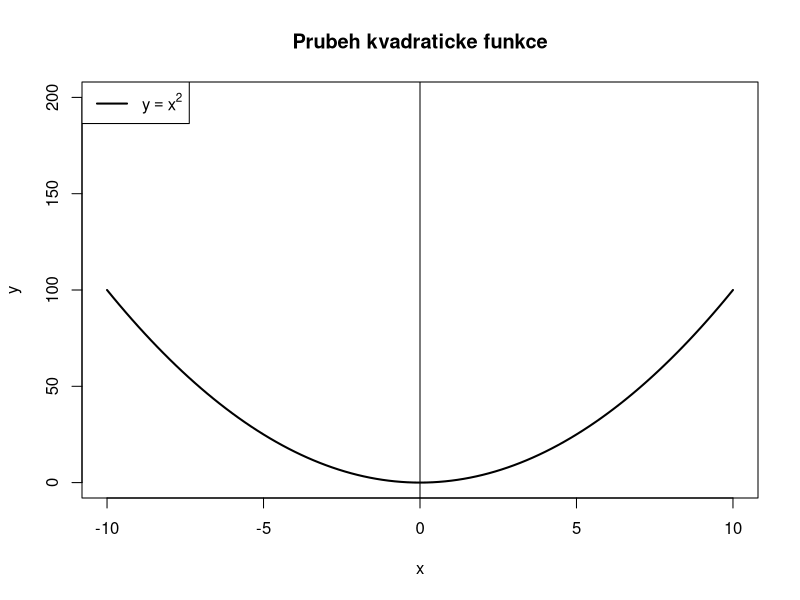
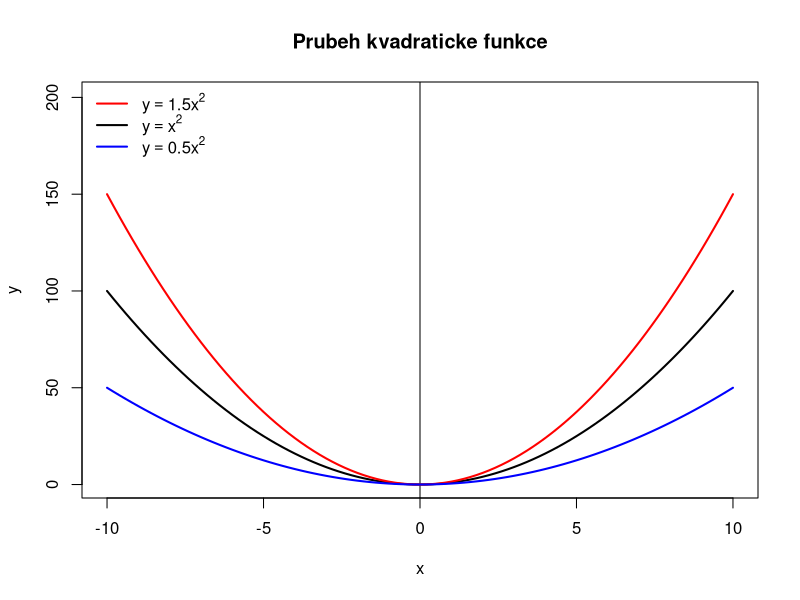
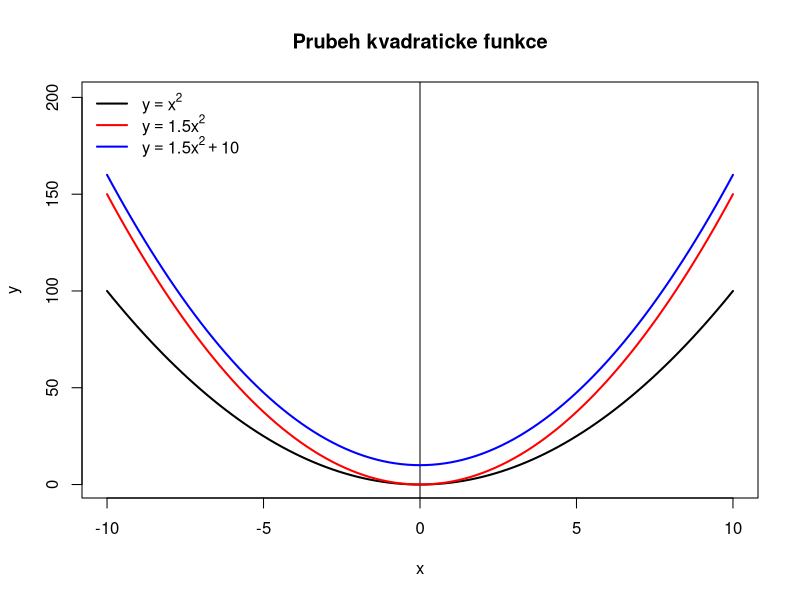
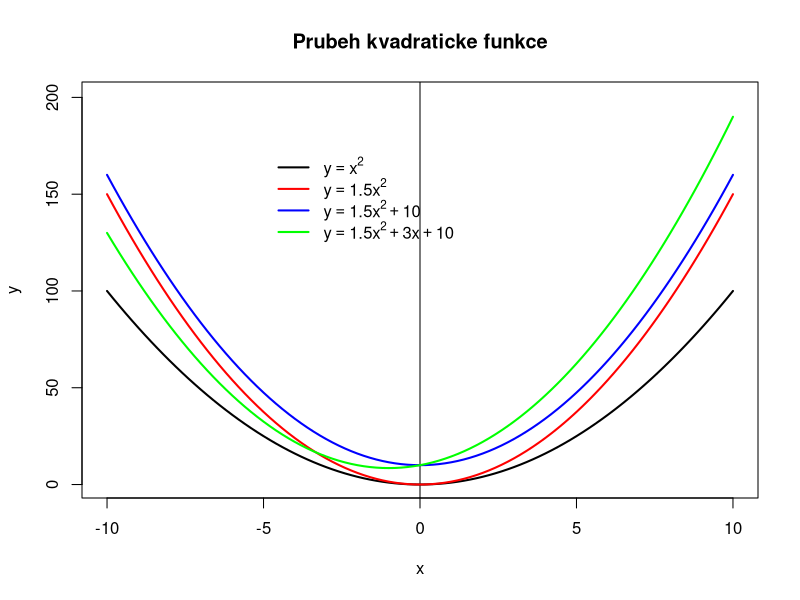
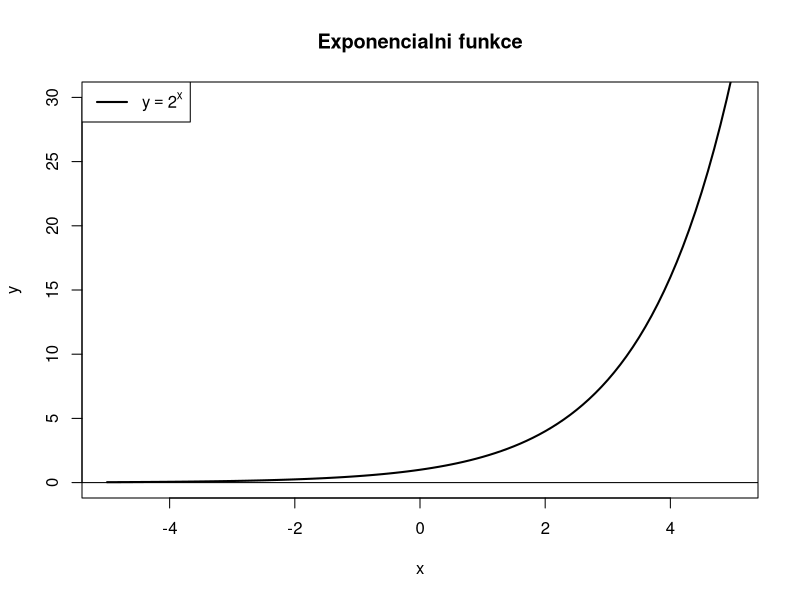
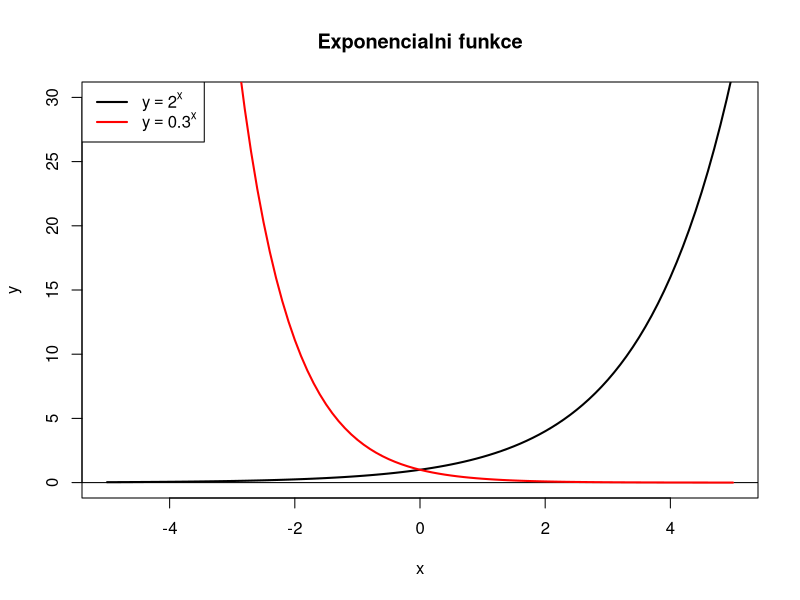
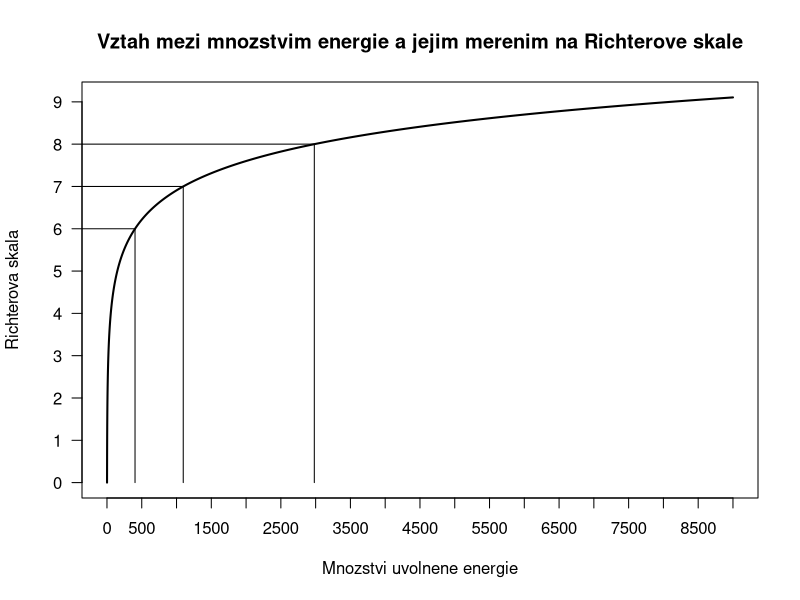
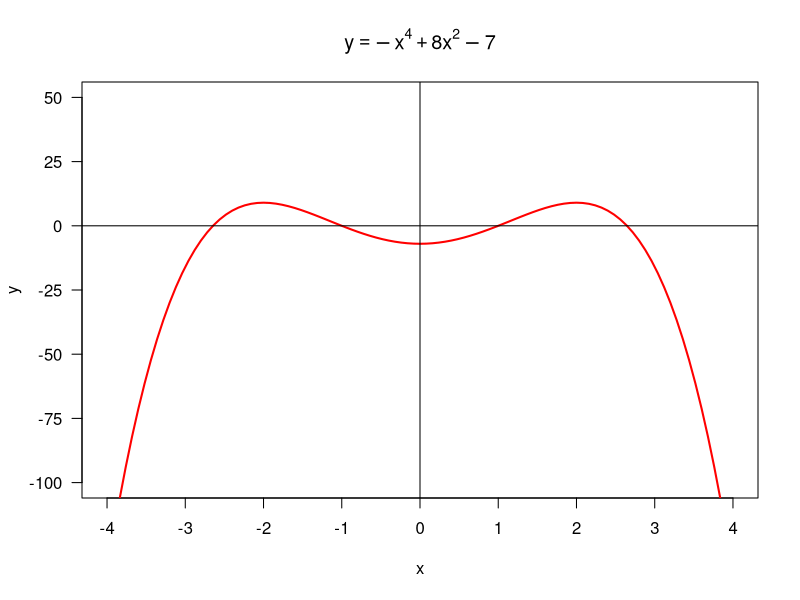

Here is the R script that generated these plots, in order:
## ---- chunk 1
knitr::opts_chunk$set(echo = TRUE, fig.width = 10)
## ---- chunk 2
x <- c(-10:10)
n <- length(x)
plot(x, type = "n", 
     ylim = c(0, 200), 
     xlim = c(-10, 10),
     main = "Prubeh kvadraticke funkce", xlab = "x", ylab = "y")
abline(v = 0)

curve(x^2, from = x[1], to = x[n], 
      add = TRUE, 
      col = "black", 
      lwd = 2)

legend("topleft", 
       legend = bquote(y == x^2), 
       col = "black", 
       lwd = c(2))
## ---- chunk 3
plot(x, type = "n", 
     ylim = c(1, 200), 
     xlim = c(-10, 10),
     main = "Prubeh kvadraticke funkce", xlab = "x", ylab = "y")
abline(v = 0)

curve(x^2, 
      from = x[1], to = x[n], 
      add = TRUE, 
      lwd = 2, 
      col = "black")

# a = 1.5 (vysledkem bude uzsi parabola)
curve(1.5 * x^2, 
      from = x[1], to = x[n], 
      add = TRUE, 
      lwd = 2, 
      col = "red")

# a = 0.5 (vysledkem bude sirsi parabola)
curve(0.5 * x^2, 
      from = x[1], to = x[n], 
      add = TRUE, 
      lwd = 2, 
      col = "blue")

legend("topleft", 
       legend = as.expression(c(bquote(y == 1.5*x^2), bquote(y == x^2), bquote(y == 0.5*x^2))), 
       col = c("red", "black", "blue"), 
       lwd = c(2, 2, 2),
       bty = "n")
## ---- chunk 4
plot(x, type = "n", 
     ylim = c(1, 200), 
     xlim = c(-10, 10),
     main = "Prubeh kvadraticke funkce", xlab = "x", ylab = "y")
abline(v = 0)

curve(x^2, 
      from = x[1], to = x[n], 
      add = TRUE, 
      lwd = 2, 
      col = "black")

curve(1.5 * x^2, 
      from = x[1], to = x[n], 
      add = TRUE, 
      lwd = 2, 
      col = "red")

# c = 10 (parabola se posune podel vertikalni osy o 10 smerem nahoru)
curve(1.5 * x^2 + 10, 
      from = x[1], to = x[n], 
      add = TRUE, 
      lwd = 2,
      col = "blue")

legend("topleft", 
       legend = as.expression(c(bquote(y == x^2), bquote(y == 1.5*x^2), bquote(y == 1.5*x^2 + 10))), 
       col = c("black", "red", "blue"), 
       lwd = c(2, 2, 2),
       bty = "n")
## ---- chunk 5
plot(x, type = "n", 
     ylim = c(1, 200), 
     xlim = c(-10, 10),
     main = "Prubeh kvadraticke funkce", xlab = "x", ylab = "y")
abline(v = 0)

curve(x^2, 
      from = x[1], to = x[n], 
      add = TRUE, 
      lwd = 2, 
      col = "black")

curve(1.5 * x^2, 
      from = x[1], to = x[n], 
      add = TRUE, 
      lwd = 2, 
      col = "red")

curve(1.5 * x^2 + 10, 
      from = x[1], to = x[n], 
      add = TRUE, 
      lwd = 2,
      col = "blue")

# b = 3 (vrchol paraboly se v tomto pripade posune doleva)
curve(1.5 * x^2 + 3 * x + 10, 
      from = x[1], to = x[n], 
      add = TRUE, 
      lwd = 2, col = "green")

legend(x = -5, y = 175, 
       legend = as.expression(c(bquote(y == x^2), bquote(y == 1.5*x^2), bquote(y == 1.5*x^2 + 10), bquote(y == 1.5*x^2 + 3*x + 10))), 
       col = c("black", "red", "blue", "green"), 
       lwd = c(2, 2, 2, 2),
       bty = "n")
## ---- chunk 6
x <- seq(from = -5, to = 5, by = 1)
n <- length(x)
plot(x,
     col = "black", 
     main = "Exponencialni funkce", 
     ylab = "y", 
     xlab = "x", 
     type = "n", 
     xlim = c(x[1], x[n]), 
     ylim = c(0, 30))

# zaklad a = 2
curve(expr = 2^x, 
      from = x[1], to = x[n], 
      add = TRUE, 
      lwd = 2, 
      col = "black")
abline(a = 0, b = 0, lty = 1)
legend("topleft", legend = bquote(y == 2^x), lwd = 2)
## ---- chunk 7
plot(x,
     col = "black", 
     main = "Exponencialni funkce", 
     ylab = "y", 
     xlab = "x", 
     type = "n", 
     xlim = c(x[1], x[n]), 
     ylim = c(0, 30))
abline(a = 0, b = 0, lty = 1)

curve(expr = 2^x, 
      from = x[1], to = x[n], 
      add = TRUE, 
      lwd = 2, 
      col = "black")

# zaklad a = 0.3
curve(expr = 0.3^x, 
      from = x[1], to = x[n], 
      add = TRUE, 
      lwd = 2, 
      col = "red")

legend("topleft", 
       legend = as.expression(c(bquote(y == 2^x),
                                bquote(y == 0.3^x))), 
       lwd = c(2, 2), 
       col = c("black", "red"))
## ---- chunk 8
# vytvoreni vektoru prirozenych cisel od 1 do 10
x <- c(1:10)
print(x)
# ulozeni vysledku logaritmovani do vektoru y
y <- log(x, base = 3)
print(y)
# realizace zpetne transformace: vyuzivame exponencialni funkci, abychom se vratili zpatky k vektoru prirozenych cisel 1 az 10
x_ <- 3^y
print(x_)
## ---- chunk 9
x <- 1:9000
# pocitame prirozeny logaritmus pro kazde z 9000 prirozenych cisel ve vektoru x
y <- log(x)

plot(x, y, 
     yaxp = c(0, 9, 9),
     xaxp = c(0, 9000, 18),
     type = "l",
     xlab = "Mnozstvi uvolnene energie", ylab = "Richterova skala",
     main = "Vztah mezi mnozstvim energie a jejim merenim na Richterove skale", lwd = 2, las = 1)
# pridame vertikalni a horizontalni primku pro hodnotu Richterovy sklaly = 6
skala = 6
lines(x = c(-1e10, exp(skala)), y = c(skala,skala))
lines(x = c(exp(skala), exp(skala)), y = c(0,skala))
# pridame vertikalni a horizontalni primku pro hodnotu Richterovy sklaly = 7
skala = 7
lines(x = c(-1e10, exp(skala)), y = c(skala,skala))
lines(x = c(exp(skala), exp(skala)), y = c(0,skala))
# pridame vertikalni a horizontalni primku pro hodnotu Richterovy sklaly = 8
skala = 8
lines(x = c(-1e10, exp(skala)), y = c(skala,skala))
lines(x = c(exp(skala), exp(skala)), y = c(0,skala))
## ---- chunk 10
# aby se nam jednoduseji pocitalo, tak jako cisla ve vektoru x volime n-te mocniny cisla 10
x <- c(10, 100, 1000, 10000)
# pocitame dekadicke logaritmy z prvku vektoru x. Vecne resime otazku: na jaky exponent musime umocnit cislo 10, abychom dostali cisla 10, 100, 1000 a 10000?
y <- log(x, base = 10)
print(y)
# stejne tak muzeme pouzit specialni funkci pro dekadicky logaritmus: log10
y_ <- log10(x)
print(y_)
# vidime, ze vysledky jsou stejne (bez ohledu na to, kterou funkci pouzijeme)
log(x, base = 10) == log10(x)
## ---- chunk 11
# mocninna funkce
D(expression(x^4), "x")
# odmocninna funkce
D(expression(x^(3/2)), "x")
# exponencialni funkce
D(expression(2^x), "x")
# logaritmicka funkce - prirozeny logaritmus
D(expression(log(x)), "x")
# logaritmicka funkce - logaritmus se zakladem 2
D(expression(log(x)/log(2)), "x")
## ---- chunk 12
# funkce nasobena konstantou
D(expression(10*x^5), "x")
# soucet dvou funkci
D(expression((x^4) + (3*x^-10)), "x")
# soucin dvou funkci
D(expression((x^4) * (3*x^10)), "x")
# podil dvou funkci
D(expression(2^x / x^2), "x")
## ---- chunk 13
# Nejdrive vyzkousime, jak se funkce chova na nejakem "uzkem" intervalu definicniho oboru, ktery obsahuje 0 (tady je to interval od -4 do 4, stejne tak by to ale mohl byt interval [-3; 3] nebo [-5; 5])
x <- seq(from = -4, to = 4, by = 1)
y <- -x^4 + 8*x^2 - 7
# Vidime, ze funkcni hodnoty polynomu ctvrteho stupne jsou na tomto intervalu mezi -135 a 9. Tomu prizpusobime rozsah osy x a y (argumenty xlim a ylim)
range(y)
plot(x, y, type = "n", ylim = c(-100, 50), xaxp = c(-4, 4, 8), yaxp = c(-100, 50, 6), cex = 2, las = 1, ylab = "y", main = bquote(y == -x^4 + 8*x^2 - 7))
curve(expr = -x^4 + 8*x^2 - 7, from = -4, to = 4, add = TRUE, las = 1, lwd = 2, col = "red", xlab = "x", ylab = "y")
abline(v = 0)
abline(h = 0)
## ---- chunk 14
D(expression(-x^4 + 8*x^2 - 7), "x")
## ---- chunk 15
x <- seq(from = -4, to = 4, by = 1)
y <- -x^4 + 8*x^2 - 7
plot(x, y, type = "n", ylim = c(-100, 100), xaxp = c(-4, 4, 8), yaxp = c(-100, 100, 10), cex = 2, las = 1, ylab = "y", main = bquote(y == -x^4 + 8*x^2 - 7))
curve(expr = -x^4 + 8*x^2 - 7, from = -4, to = 4, add = TRUE, las = 1, lwd = 2, col = "red", xlab = "x", ylab = "y")
abline(v = 0)
abline(h = 0)

# krivka prvni derivace
curve(expr = -4*x^3+16*x, from = -4, to = 4, add = TRUE, las = 1, lwd = 2, col = "blue", xlab = "x", ylab = "y")
## ---- chunk 16
# vytorime vektor se tremi koreny kubicke rovnice
x_extremy <- c(-2, 0, 2)
# vektor korenu dosadime do predpisu polynomicke funkce
y_extremy <- -x_extremy^4 + 8*x_extremy^2 - 7
print(y_extremy)
## ---- chunk 17
x <- seq(from = -4, to = 4, by = 1)
y <- -x^4 + 8*x^2 - 7
plot(x, y, type = "n", ylim = c(-100, 100), xaxp = c(-4, 4, 8), yaxp = c(-100, 100, 10), cex = 2, las = 1, ylab = "y", main = bquote(y == -x^4 + 8*x^2 - 7))
curve(expr = -x^4 + 8*x^2 - 7, from = -4, to = 4, add = TRUE, las = 1, lwd = 2, col = "red", xlab = "x", ylab = "y")
abline(v = 0)
abline(h = 0)
rect(xleft = -5, ybottom = -120, xright = -2, ytop = 120, col = adjustcolor("green", alpha.f = 0.1))
rect(xleft = -2, ybottom = -120, xright = 0, ytop = 120, col = adjustcolor("red", alpha.f = 0.1))
rect(xleft = 0, ybottom = -120, xright = 2, ytop = 120, col = adjustcolor("green", alpha.f = 0.1))
rect(xleft = 2, ybottom = -120, xright = 5, ytop = 120, col = adjustcolor("red", alpha.f = 0.1))
text(x = -3, y = 80, "rostouci", cex = 1.5)
text(x = -1, y = 80, "klesajici", cex = 1.5)
text(x = 1, y = 80, "rostouci", cex = 1.5)
text(x = 3, y = 80, "klesajici", cex = 1.5)
